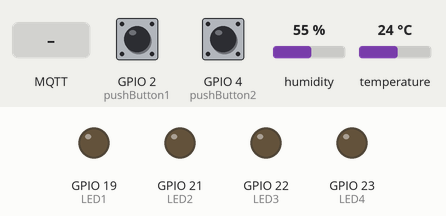
This sketch was run on a simulated ESP32. On the bench: output pins drawn as LEDs (lit = HIGH). The inputs (shaded band) are chosen by the test bench; at power-on: GPIO 2 (pushButton1) HIGH, GPIO 4 (pushButton2) HIGH, humidity 55 %, temperature 24 °C. WiFi joins after 1.5 s; servers stay silent unless stated; random numbers use the default seed unless the sketch sets one; no MQTT or app messages arrive unless stated; what the sketch prints to the serial monitor is not drawn.

Above: at 2.7 s.
2.8 s: MQTT message "ON1" arrives on the first subscribed topic
At 4.0 s:
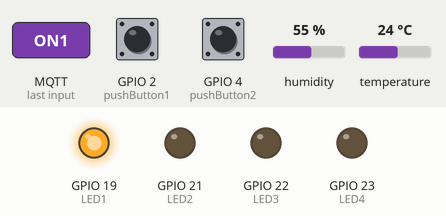
4.3 s: MQTT message "ON2" arrives on the first subscribed topic
At 5.1 s:
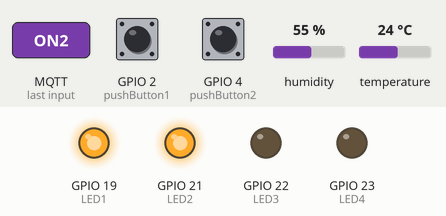
5.8 s: MQTT message "OFF1" arrives on the first subscribed topic
At 6.3 s:
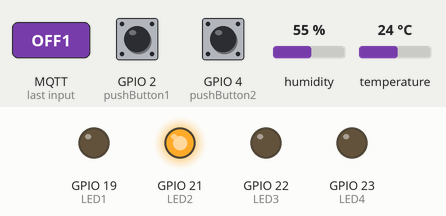
7.3 s: MQTT message "ON3" arrives on the first subscribed topic
At 8.5 s:
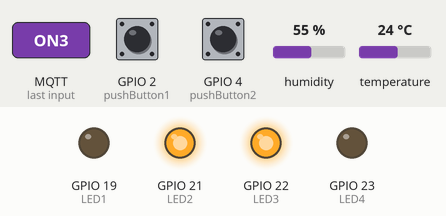
8.8 s: MQTT message "OFF2" arrives on the first subscribed topic
At 9.8 s:
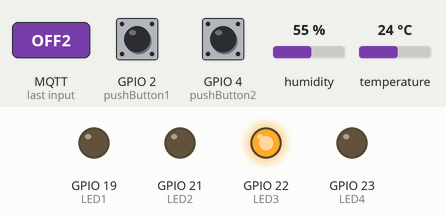
10.3 s: MQTT message "ON4" arrives on the first subscribed topic
At 10.9 s:
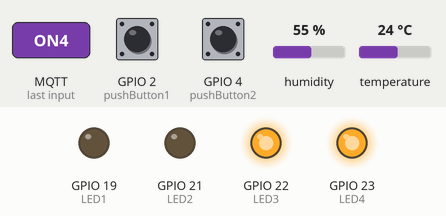
Timing chart, 0 to 12.8 s (numbered marks = the images above; inputs shaded):
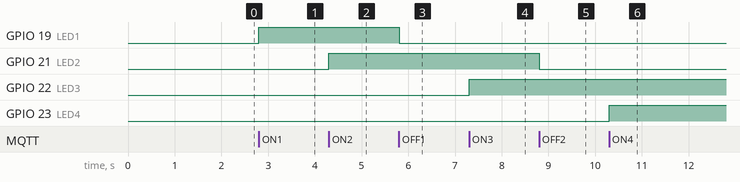

The sketch:

Blynk_with_MQTTlens_SW.ino
```cpp
#include <WiFi.h>
#include <Wire.h>
#include <PubSubClient.h>
#include "DHTesp.h"
DHTesp dht;
#define LED1 19
#define LED2 21
#define LED3 22
#define LED4 23
#define DHT22_Pin 15
int pushButton1 = 2;
int pushButton2 = 4;
const char* ssid = "meow";
const char* password = "meowmeow";
const char* mqtt_server = "test.mosquitto.org";
const char* topic1 = "MS1_WITH_SW";
String ledState1 = "NA";
WiFiClient espClient;
PubSubClient client(espClient);
long lastMsg = 0;
char msg[50];
int value = 0;
void setup_wifi() {
  delay(10);
  Serial.println();
  Serial.print("Connecting to ");
  Serial.println(ssid);
  WiFi.begin(ssid, password);
  while (WiFi.status() != WL_CONNECTED) {
    delay(500); Serial.print(".");
  }
  randomSeed(micros());
  Serial.println("");
  Serial.println("WiFi connected");
  Serial.println("IP address: ");
  Serial.println(WiFi.localIP());
  pinMode(LED1, OUTPUT);
  pinMode(LED2, OUTPUT);
  pinMode(LED3, OUTPUT);
  pinMode(LED4, OUTPUT);
}
void callback(char* topic, byte* payload, unsigned int length)
{ char myPayLoad[50];
  Serial.print("Message arrived [");
  Serial.print(topic1);
  Serial.print("] ");
  for (int i = 0; i < length; i++)
  { Serial.print((char)payload[i]);
    myPayLoad[i] = payload[i];
    myPayLoad[i + 1] = '\0'; // End of String
  }
  Serial.print("\n"); Serial.println(myPayLoad);
  myPayLoad[4] = '\0'; // String lessthan 4 Charector
  if ((String)myPayLoad == "ON1") digitalWrite(LED1, HIGH);
  if ((String)myPayLoad == "OFF1") digitalWrite(LED1, LOW);
  if ((String)myPayLoad == "ON2") digitalWrite(LED2, HIGH);
  if ((String)myPayLoad == "OFF2") digitalWrite(LED2, LOW);
  if ((String)myPayLoad == "ON3") digitalWrite(LED3, HIGH);
  if ((String)myPayLoad == "OFF3") digitalWrite(LED3, LOW);
  if ((String)myPayLoad == "ON4") digitalWrite(LED4, HIGH);
  if ((String)myPayLoad == "OFF4") digitalWrite(LED4, LOW);
}
void reconnect()
{ while (!client.connected()) // Loop until we're reconnected
  { Serial.print("Attempting MQTT connection...");
    String clientId = "ESP32Client-";
    clientId += String(random(0xffff), HEX); // Create a random client ID
    if (client.connect(clientId.c_str())) // Attempt to connect
    { Serial.println("connected"); // Once connected, publish an announcement...
      client.publish(topic1, "Hello World "); // ... and resubscribe
      client.subscribe(topic1);
    } else
    { Serial.print("failed, rc=");
      Serial.print(client.state());
      Serial.println(" try again in 5 seconds");
      delay(5000);
    }
  }
}
void setup()
{ Serial.begin(115200);
  setup_wifi();
  dht.setup(DHT22_Pin, DHTesp::DHT22);
  pinMode(pushButton1, INPUT_PULLUP);
  pinMode(pushButton2, INPUT_PULLUP);
  client.setServer(mqtt_server, 1883);
  client.setCallback(callback);
  pinMode(LED1, OUTPUT);
  pinMode(LED2, OUTPUT);
  pinMode(LED3, OUTPUT);
  pinMode(LED4, OUTPUT);
}
void loop()
{
  if (!client.connected()) reconnect();
  client.loop();
  long now = millis();
  if (now - lastMsg > 5000)
  { lastMsg = now;
    ++value;
    float h = dht.getHumidity();
    float t = dht.getTemperature();
    sprintf (msg, "TempC: %.2f C, Humidity: %.2f %%", t, h);
    Serial.print("Publish message: ");
    Serial.println(msg);
    client.publish(topic1, msg);
  }
  if (digitalRead(pushButton1) == 0) {
    sprintf (msg, "Overheat Alarm");
    Serial.println(msg);
    client.publish(topic1, msg);
    delay(500);
  }
  if (digitalRead(pushButton2) == 0) {
    sprintf (msg, "Intruders Alarm");
    Serial.println(msg);
    client.publish(topic1, msg);
    delay(500);
  }
}
```

Measured:
- after the input at 2.8 s, GPIO 19 (LED1): LOW → HIGH at once
- after the input at 4.3 s, GPIO 21 (LED2): LOW → HIGH at once
- after the input at 5.8 s, GPIO 19 (LED1): HIGH → LOW at once
- after the input at 7.3 s, GPIO 22 (LED3): LOW → HIGH at once
- after the input at 8.8 s, GPIO 21 (LED2): HIGH → LOW at once
- after the input at 10.3 s, GPIO 23 (LED4): LOW → HIGH at once
